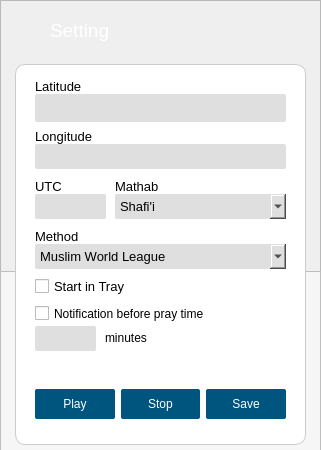
   <widget class="QFrame" name="frameSetting">
    <property name="enabled">
     <bool>true</bool>
    </property>
    <property name="geometry">
     <rect>
      <x>0</x>
      <y>0</y>
      <width>321</width>
      <height>450</height>
     </rect>
    </property>
    <property name="styleSheet">
     <string notr="true">#frameSetting{
	background-color:#f6f6f6;
	color:white;
}
.QLabel{
	color:white;
}</string>
    </property>
    <property name="frameShape">
     <enum>QFrame::StyledPanel</enum>
    </property>
    <property name="frameShadow">
     <enum>QFrame::Raised</enum>
    </property>
    <widget class="QFrame" name="containerSetting">
     <property name="geometry">
      <rect>
       <x>15</x>
       <y>64</y>
       <width>291</width>
       <height>381</height>
      </rect>
     </property>
     <property name="styleSheet">
      <string notr="true">.QLineEdit{
	border:none;
	border-radius:2px;
	background-color:rgb(223, 223, 223);
}
#containerSetting{
	background-color: rgb(255, 255, 255);
	border-radius:10;
	border-style:outer;
	border:1px solid #cbcbcb;
}
.QLabel{
	color:black;
}
.QPushButton{
	border-radius:2px;
	background-color:rgb(0, 85, 127);
	color:#fff;
}
.QPushButton:hover{
	background-color:rgb(0, 135, 201);
}
.QCheckBox{
	color:black;
}

.QComboBox{
border:none;
	border:none;
	border-radius:2px;
	background-color:rgb(223, 223, 223);
	selection-color: black;
      selection-background-color: rgb(255, 186, 97);
}

.QComboBox::drop-down:button{
	background-color: rgb(234,234,234);
	width:25px;
background-image:url('icon/expand_more-24px.svg')
}</string>
     </property>
     <property name="frameShape">
      <enum>QFrame::StyledPanel</enum>
     </property>
     <property name="frameShadow">
      <enum>QFrame::Raised</enum>
     </property>
     <widget class="QLabel" name="label_3">
      <property name="geometry">
       <rect>
        <x>20</x>
        <y>110</y>
        <width>70</width>
        <height>25</height>
       </rect>
      </property>
      <property name="minimumSize">
       <size>
        <width>70</width>
        <height>25</height>
       </size>
      </property>
      <property name="maximumSize">
       <size>
        <width>70</width>
        <height>25</height>
       </size>
      </property>
      <property name="font">
       <font>
        <family>Ubuntu</family>
        <pointsize>10</pointsize>
       </font>
      </property>
      <property name="styleSheet">
       <string notr="true"/>
      </property>
      <property name="text">
       <string>UTC</string>
      </property>
     </widget>
     <widget class="QWidget" name="layoutWidget">
      <property name="geometry">
       <rect>
        <x>20</x>
        <y>320</y>
        <width>251</width>
        <height>41</height>
       </rect>
      </property>
      <layout class="QHBoxLayout" name="horizontalLayout_2">
       <item>
        <widget class="QPushButton" name="btnPlay">
         <property name="minimumSize">
          <size>
           <width>0</width>
           <height>30</height>
          </size>
         </property>
         <property name="maximumSize">
          <size>
           <width>16777215</width>
           <height>30</height>
          </size>
         </property>
         <property name="cursor">
          <cursorShape>PointingHandCursor</cursorShape>
         </property>
         <property name="styleSheet">
          <string notr="true"/>
         </property>
         <property name="text">
          <string>Play</string>
         </property>
        </widget>
       </item>
       <item>
        <widget class="QPushButton" name="btnStop">
         <property name="minimumSize">
          <size>
           <width>0</width>
           <height>30</height>
          </size>
         </property>
         <property name="maximumSize">
          <size>
           <width>16777215</width>
           <height>30</height>
          </size>
         </property>
         <property name="cursor">
          <cursorShape>PointingHandCursor</cursorShape>
         </property>
         <property name="styleSheet">
          <string notr="true"/>
         </property>
         <property name="text">
          <string>Stop</string>
         </property>
        </widget>
       </item>
       <item>
        <widget class="QPushButton" name="btnSave">
         <property name="minimumSize">
          <size>
           <width>0</width>
           <height>30</height>
          </size>
         </property>
         <property name="maximumSize">
          <size>
           <width>16777215</width>
           <height>30</height>
          </size>
         </property>
         <property name="cursor">
          <cursorShape>PointingHandCursor</cursorShape>
         </property>
         <property name="styleSheet">
          <string notr="true"/>
         </property>
         <property name="text">
          <string>Save</string>
         </property>
        </widget>
       </item>
      </layout>
     </widget>
     <widget class="QCheckBox" name="ckStartTray">
      <property name="geometry">
       <rect>
        <x>20</x>
        <y>210</y>
        <width>101</width>
        <height>25</height>
       </rect>
      </property>
      <property name="minimumSize">
       <size>
        <width>20</width>
        <height>25</height>
       </size>
      </property>
      <property name="maximumSize">
       <size>
        <width>210</width>
        <height>25</height>
       </size>
      </property>
      <property name="font">
       <font>
        <family>Ubuntu</family>
        <pointsize>10</pointsize>
       </font>
      </property>
      <property name="styleSheet">
       <string notr="true"/>
      </property>
      <property name="text">
       <string>Start in Tray</string>
      </property>
     </widget>
     <widget class="QLabel" name="label">
      <property name="geometry">
       <rect>
        <x>20</x>
        <y>10</y>
        <width>70</width>
        <height>25</height>
       </rect>
      </property>
      <property name="minimumSize">
       <size>
        <width>70</width>
        <height>25</height>
       </size>
      </property>
      <property name="maximumSize">
       <size>
        <width>70</width>
        <height>25</height>
       </size>
      </property>
      <property name="font">
       <font>
        <family>Ubuntu</family>
        <pointsize>10</pointsize>
       </font>
      </property>
      <property name="styleSheet">
       <string notr="true"/>
      </property>
      <property name="text">
       <string>Latitude</string>
      </property>
     </widget>
     <widget class="QLabel" name="label_6">
      <property name="geometry">
       <rect>
        <x>100</x>
        <y>110</y>
        <width>70</width>
        <height>25</height>
       </rect>
      </property>
      <property name="minimumSize">
       <size>
        <width>70</width>
        <height>25</height>
       </size>
      </property>
      <property name="maximumSize">
       <size>
        <width>70</width>
        <height>25</height>
       </size>
      </property>
      <property name="font">
       <font>
        <family>Ubuntu</family>
        <pointsize>10</pointsize>
       </font>
      </property>
      <property name="styleSheet">
       <string notr="true"/>
      </property>
      <property name="text">
       <string>Mathab</string>
      </property>
     </widget>
     <widget class="QComboBox" name="cbMathhab">
      <property name="geometry">
       <rect>
        <x>100</x>
        <y>130</y>
        <width>171</width>
        <height>25</height>
       </rect>
      </property>
      <property name="minimumSize">
       <size>
        <width>20</width>
        <height>25</height>
       </size>
      </property>
      <property name="maximumSize">
       <size>
        <width>320</width>
        <height>16777215</height>
       </size>
      </property>
      <property name="font">
       <font>
        <family>Ubuntu</family>
        <pointsize>10</pointsize>
       </font>
      </property>
      <property name="styleSheet">
       <string notr="true"/>
      </property>
      <property name="frame">
       <bool>false</bool>
      </property>
      <item>
       <property name="text">
        <string>Shafi'i</string>
       </property>
      </item>
      <item>
       <property name="text">
        <string>Hanafi</string>
       </property>
      </item>
     </widget>
     <widget class="QComboBox" name="cbMethod">
      <property name="geometry">
       <rect>
        <x>20</x>
        <y>180</y>
        <width>251</width>
        <height>25</height>
       </rect>
      </property>
      <property name="minimumSize">
       <size>
        <width>20</width>
        <height>25</height>
       </size>
      </property>
      <property name="maximumSize">
       <size>
        <width>320</width>
        <height>16777215</height>
       </size>
      </property>
      <property name="font">
       <font>
        <family>Ubuntu</family>
        <pointsize>10</pointsize>
       </font>
      </property>
      <property name="styleSheet">
       <string notr="true"/>
      </property>
      <property name="frame">
       <bool>false</bool>
      </property>
      <item>
       <property name="text">
        <string>Muslim World League</string>
       </property>
      </item>
      <item>
       <property name="text">
        <string>Islamic Society of North America</string>
       </property>
      </item>
      <item>
       <property name="text">
        <string>Egyptian General Authority of Survey</string>
       </property>
      </item>
      <item>
       <property name="text">
        <string>Umm al-Qura University</string>
       </property>
      </item>
      <item>
       <property name="text">
        <string>University of Islamic Sciences, Karachi</string>
       </property>
      </item>
      <item>
       <property name="text">
        <string>Institute of Geophysics, University of Tehran</string>
       </property>
      </item>
      <item>
       <property name="text">
        <string>Shia Ithna Ashari (Jafari)</string>
       </property>
      </item>
     </widget>
     <widget class="QLabel" name="label_2">
      <property name="geometry">
       <rect>
        <x>20</x>
        <y>60</y>
        <width>70</width>
        <height>25</height>
       </rect>
      </property>
      <property name="minimumSize">
       <size>
        <width>70</width>
        <height>25</height>
       </size>
      </property>
      <property name="maximumSize">
       <size>
        <width>70</width>
        <height>25</height>
       </size>
      </property>
      <property name="font">
       <font>
        <family>Ubuntu</family>
        <pointsize>10</pointsize>
       </font>
      </property>
      <property name="styleSheet">
       <string notr="true"/>
      </property>
      <property name="text">
       <string>Longitude</string>
      </property>
     </widget>
     <widget class="QLabel" name="label_4">
      <property name="geometry">
       <rect>
        <x>20</x>
        <y>160</y>
        <width>70</width>
        <height>25</height>
       </rect>
      </property>
      <property name="minimumSize">
       <size>
        <width>70</width>
        <height>25</height>
       </size>
      </property>
      <property name="maximumSize">
       <size>
        <width>70</width>
        <height>25</height>
       </size>
      </property>
      <property name="font">
       <font>
        <family>Ubuntu</family>
        <pointsize>10</pointsize>
       </font>
      </property>
      <property name="styleSheet">
       <string notr="true"/>
      </property>
      <property name="text">
       <string>Method</string>
      </property>
     </widget>
     <widget class="QLineEdit" name="txLong">
      <property name="geometry">
       <rect>
        <x>20</x>
        <y>80</y>
        <width>251</width>
        <height>25</height>
       </rect>
      </property>
      <property name="minimumSize">
       <size>
        <width>20</width>
        <height>25</height>
       </size>
      </property>
      <property name="maximumSize">
       <size>
        <width>320</width>
        <height>16777215</height>
       </size>
      </property>
      <property name="font">
       <font>
        <family>Ubuntu</family>
        <pointsize>10</pointsize>
       </font>
      </property>
      <property name="styleSheet">
       <string notr="true"/>
      </property>
      <property name="frame">
       <bool>false</bool>
      </property>
     </widget>
     <widget class="QLineEdit" name="txUtc">
      <property name="geometry">
       <rect>
        <x>20</x>
        <y>130</y>
        <width>71</width>
        <height>25</height>
       </rect>
      </property>
      <property name="minimumSize">
       <size>
        <width>20</width>
        <height>25</height>
       </size>
      </property>
      <property name="maximumSize">
       <size>
        <width>320</width>
        <height>16777215</height>
       </size>
      </property>
      <property name="font">
       <font>
        <family>Ubuntu</family>
        <pointsize>10</pointsize>
       </font>
      </property>
      <property name="styleSheet">
       <string notr="true"/>
      </property>
      <property name="frame">
       <bool>false</bool>
      </property>
     </widget>
     <widget class="QLineEdit" name="txLat">
      <property name="geometry">
       <rect>
        <x>20</x>
        <y>30</y>
        <width>251</width>
        <height>28</height>
       </rect>
      </property>
      <property name="minimumSize">
       <size>
        <width>20</width>
        <height>25</height>
       </size>
      </property>
      <property name="maximumSize">
       <size>
        <width>320</width>
        <height>16777215</height>
       </size>
      </property>
      <property name="font">
       <font>
        <family>Ubuntu</family>
        <pointsize>10</pointsize>
       </font>
      </property>
      <property name="styleSheet">
       <string notr="true"/>
      </property>
      <property name="frame">
       <bool>false</bool>
      </property>
     </widget>
     <widget class="QLineEdit" name="txBeforeTime">
      <property name="geometry">
       <rect>
        <x>20</x>
        <y>262</y>
        <width>61</width>
        <height>25</height>
       </rect>
      </property>
     </widget>
     <widget class="QLabel" name="label_7">
      <property name="geometry">
       <rect>
        <x>90</x>
        <y>263</y>
        <width>54</width>
        <height>21</height>
       </rect>
      </property>
      <property name="text">
       <string>minutes</string>
      </property>
     </widget>
     <widget class="QCheckBox" name="ckNotification">
      <property name="geometry">
       <rect>
        <x>20</x>
        <y>238</y>
        <width>191</width>
        <height>23</height>
       </rect>
      </property>
      <property name="text">
       <string>Notification before pray time</string>
      </property>
     </widget>
    </widget>
    <widget class="QLabel" name="label_22">
     <property name="geometry">
      <rect>
       <x>50</x>
       <y>10</y>
       <width>81</width>
       <height>40</height>
      </rect>
     </property>
     <property name="minimumSize">
      <size>
       <width>20</width>
       <height>20</height>
      </size>
     </property>
     <property name="maximumSize">
      <size>
       <width>9999</width>
       <height>9999</height>
      </size>
     </property>
     <property name="font">
      <font>
       <family>Ubuntu</family>
       <pointsize>14</pointsize>
      </font>
     </property>
     <property name="styleSheet">
      <string notr="true"/>
     </property>
     <property name="text">
      <string>Setting</string>
     </property>
    </widget>
    <widget class="QLabel" name="lblIconSetting">
     <property name="geometry">
      <rect>
       <x>20</x>
       <y>10</y>
       <width>31</width>
       <height>40</height>
      </rect>
     </property>
     <property name="minimumSize">
      <size>
       <width>30</width>
       <height>30</height>
      </size>
     </property>
     <property name="maximumSize">
      <size>
       <width>9999</width>
       <height>9999</height>
      </size>
     </property>
     <property name="font">
      <font>
       <family>Ubuntu</family>
       <pointsize>14</pointsize>
      </font>
     </property>
     <property name="styleSheet">
      <string notr="true"/>
     </property>
     <property name="text">
      <string/>
     </property>
    </widget>
    <widget class="QFrame" name="frameSettingBottom">
     <property name="geometry">
      <rect>
       <x>0</x>
       <y>271</y>
       <width>321</width>
       <height>191</height>
      </rect>
     </property>
     <property name="styleSheet">
      <string notr="true">#frameSettingBottom{
	background-color:#f6f6f6;
}</string>
     </property>
     <property name="frameShape">
      <enum>QFrame::StyledPanel</enum>
     </property>
     <property name="frameShadow">
      <enum>QFrame::Raised</enum>
     </property>
    </widget>
    <zorder>frameSettingBottom</zorder>
    <zorder>containerSetting</zorder>
    <zorder>label_22</zorder>
    <zorder>lblIconSetting</zorder>
   </widget>
